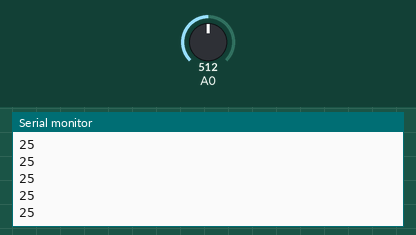
Simulated run of this sketch. Board: Arduino Uno, built with avr-gcc and run on an emulated ATmega328P. Parts: the last lines printed to the serial monitor. Inputs (shaded band) come from the test bench; at power-on: A0 = 512.

Above: at 1.2 s.
1.3 s: A0 set to 716
At 2.0 s:
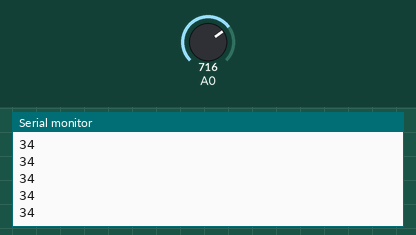
2.8 s: A0 set to 900
At 3.3 s:
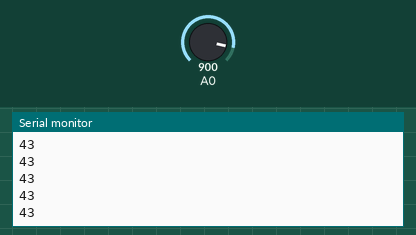
Timing chart, 0 to 5.8 s (numbered marks = the images above; inputs shaded):
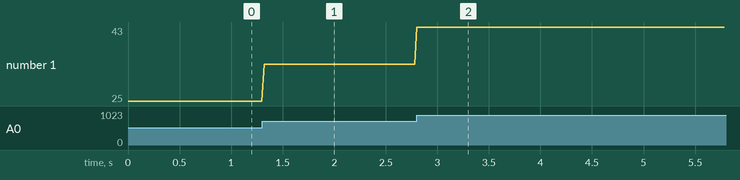

The sketch:

Peizo_Jaw_test.ino
```cpp
//!AUM!!

void setup()
{  Serial.begin(9600);
}

void loop()
{ int analog_value = 0, map_value = 0;
  analog_value = analogRead(A0);
  map_value = map(analog_value,0,1024,0,50);
  Serial.println(map_value);
  delay(20);
}
```

Measured:
- after the input at 1.3 s, the serial monitor: prints a new line at once (image 1)
- after the input at 2.8 s, the serial monitor: prints a new line at once (image 2)
- plotted number 1: 25 → 34 after the input at 1.3 s, 34 → 43 after the input at 2.8 s
